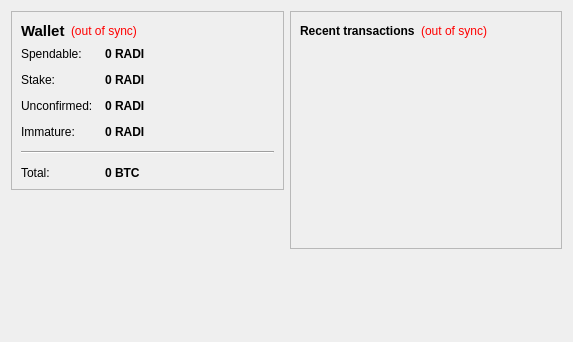
<?xml version="1.0" encoding="UTF-8"?>
<ui version="4.0">
 <class>OverviewPage</class>
 <widget class="QWidget" name="OverviewPage">
  <property name="geometry">
   <rect>
    <x>0</x>
    <y>0</y>
    <width>573</width>
    <height>342</height>
   </rect>
  </property>
  <property name="windowTitle">
   <string>Form</string>
  </property>
  <layout class="QHBoxLayout" name="horizontalLayout" stretch="1,1">
   <item>
    <layout class="QVBoxLayout" name="verticalLayout_2">
     <item>
      <widget class="QFrame" name="frame">
       <property name="frameShape">
        <enum>QFrame::StyledPanel</enum>
       </property>
       <property name="frameShadow">
        <enum>QFrame::Raised</enum>
       </property>
       <layout class="QVBoxLayout" name="verticalLayout_4">
        <item>
         <layout class="QHBoxLayout" name="horizontalLayout_4">
          <item>
           <widget class="QLabel" name="label_5">
            <property name="font">
             <font>
              <pointsize>11</pointsize>
              <weight>75</weight>
              <bold>true</bold>
             </font>
            </property>
            <property name="text">
             <string>Wallet</string>
            </property>
           </widget>
          </item>
          <item>
           <widget class="QLabel" name="labelWalletStatus">
            <property name="toolTip">
             <string>The displayed information may be out of date. Your wallet automatically synchronizes with the RADICAL network after a connection is established, but this process has not completed yet.</string>
            </property>
            <property name="styleSheet">
             <string notr="true">QLabel { color: red; }</string>
            </property>
            <property name="text">
             <string notr="true">(out of sync)</string>
            </property>
            <property name="alignment">
             <set>Qt::AlignLeading|Qt::AlignLeft|Qt::AlignVCenter</set>
            </property>
           </widget>
          </item>
          <item>
           <spacer name="horizontalSpacer_2">
            <property name="orientation">
             <enum>Qt::Horizontal</enum>
            </property>
            <property name="sizeHint" stdset="0">
             <size>
              <width>40</width>
              <height>20</height>
             </size>
            </property>
           </spacer>
          </item>
         </layout>
        </item>
        <item>
         <layout class="QFormLayout" name="formLayout_2">
          <property name="fieldGrowthPolicy">
           <enum>QFormLayout::AllNonFixedFieldsGrow</enum>
          </property>
          <property name="horizontalSpacing">
           <number>12</number>
          </property>
          <property name="verticalSpacing">
           <number>12</number>
          </property>
          <item row="0" column="0">
           <widget class="QLabel" name="label">
            <property name="text">
             <string>Spendable:</string>
            </property>
           </widget>
          </item>
          <item row="0" column="1">
           <widget class="QLabel" name="labelBalance">
            <property name="font">
             <font>
              <weight>75</weight>
              <bold>true</bold>
             </font>
            </property>
            <property name="cursor">
             <cursorShape>IBeamCursor</cursorShape>
            </property>
            <property name="toolTip">
             <string>Your current spendable balance</string>
            </property>
            <property name="text">
             <string notr="true">0 RADI</string>
            </property>
            <property name="textInteractionFlags">
             <set>Qt::LinksAccessibleByMouse|Qt::TextSelectableByKeyboard|Qt::TextSelectableByMouse</set>
            </property>
           </widget>
          </item>
          <item row="1" column="0">
           <widget class="QLabel" name="label_6">
            <property name="text">
             <string>Stake:</string>
            </property>
           </widget>
          </item>
          <item row="1" column="1">
           <widget class="QLabel" name="labelStake">
            <property name="font">
             <font>
              <weight>75</weight>
              <bold>true</bold>
             </font>
            </property>
            <property name="cursor">
             <cursorShape>IBeamCursor</cursorShape>
            </property>
            <property name="toolTip">
             <string>Total of coins that was staked, and do not yet count toward the current balance</string>
            </property>
            <property name="text">
             <string notr="true">0 RADI</string>
            </property>
            <property name="textInteractionFlags">
             <set>Qt::LinksAccessibleByMouse|Qt::TextSelectableByKeyboard|Qt::TextSelectableByMouse</set>
            </property>
           </widget>
          </item>
          <item row="2" column="0">
           <widget class="QLabel" name="label_3">
            <property name="text">
             <string>Unconfirmed:</string>
            </property>
           </widget>
          </item>
          <item row="2" column="1">
           <widget class="QLabel" name="labelUnconfirmed">
            <property name="font">
             <font>
              <weight>75</weight>
              <bold>true</bold>
             </font>
            </property>
            <property name="cursor">
             <cursorShape>IBeamCursor</cursorShape>
            </property>
            <property name="toolTip">
             <string>Total of transactions that have yet to be confirmed, and do not yet count toward the current balance</string>
            </property>
            <property name="text">
             <string notr="true">0 RADI</string>
            </property>
            <property name="textInteractionFlags">
             <set>Qt::LinksAccessibleByMouse|Qt::TextSelectableByKeyboard|Qt::TextSelectableByMouse</set>
            </property>
           </widget>
          </item>
          <item row="3" column="0">
           <widget class="QLabel" name="labelImmatureText">
            <property name="text">
             <string>Immature:</string>
            </property>
           </widget>
          </item>
          <item row="3" column="1">
           <widget class="QLabel" name="labelImmature">
            <property name="font">
             <font>
              <weight>75</weight>
              <bold>true</bold>
             </font>
            </property>
            <property name="toolTip">
             <string>Mined balance that has not yet matured</string>
            </property>
            <property name="text">
             <string notr="true">0 RADI</string>
            </property>
            <property name="textInteractionFlags">
             <set>Qt::LinksAccessibleByMouse|Qt::TextSelectableByKeyboard|Qt::TextSelectableByMouse</set>
            </property>
           </widget>
          </item>
          <item row="4" column="0" colspan="2">
           <widget class="Line" name="line">
            <property name="orientation">
             <enum>Qt::Horizontal</enum>
            </property>
           </widget>
          </item>
          <item row="5" column="0">
           <widget class="QLabel" name="labelTotalText">
            <property name="text">
             <string>Total:</string>
            </property>
           </widget>
          </item>
          <item row="5" column="1">
           <widget class="QLabel" name="labelTotal">
            <property name="font">
             <font>
              <weight>75</weight>
              <bold>true</bold>
             </font>
            </property>
            <property name="cursor">
             <cursorShape>IBeamCursor</cursorShape>
            </property>
            <property name="toolTip">
             <string>Your current total balance</string>
            </property>
            <property name="text">
             <string notr="true">0 BTC</string>
            </property>
            <property name="textInteractionFlags">
             <set>Qt::LinksAccessibleByMouse|Qt::TextSelectableByKeyboard|Qt::TextSelectableByMouse</set>
            </property>
           </widget>
          </item>
         </layout>
        </item>
       </layout>
      </widget>
     </item>
     <item>
      <spacer name="verticalSpacer_3">
       <property name="orientation">
        <enum>Qt::Vertical</enum>
       </property>
       <property name="sizeHint" stdset="0">
        <size>
         <width>20</width>
         <height>40</height>
        </size>
       </property>
      </spacer>
     </item>
     <item>
      <widget class="QLabel" name="label_2">
       <property name="text">
        <string/>
       </property>
       <property name="pixmap">
        <pixmap resource="../bitcoin.qrc">:/images/backg</pixmap>
       </property>
       <property name="scaledContents">
        <bool>false</bool>
       </property>
       <property name="alignment">
        <set>Qt::AlignCenter</set>
       </property>
      </widget>
     </item>
     <item>
      <spacer name="verticalSpacer">
       <property name="orientation">
        <enum>Qt::Vertical</enum>
       </property>
       <property name="sizeHint" stdset="0">
        <size>
         <width>20</width>
         <height>40</height>
        </size>
       </property>
      </spacer>
     </item>
    </layout>
   </item>
   <item>
    <layout class="QVBoxLayout" name="verticalLayout_3">
     <item>
      <widget class="QFrame" name="frame_2">
       <property name="frameShape">
        <enum>QFrame::StyledPanel</enum>
       </property>
       <property name="frameShadow">
        <enum>QFrame::Raised</enum>
       </property>
       <layout class="QVBoxLayout" name="verticalLayout">
        <item>
         <layout class="QHBoxLayout" name="horizontalLayout_2">
          <item>
           <widget class="QLabel" name="label_4">
            <property name="text">
             <string>&lt;b&gt;Recent transactions&lt;/b&gt;</string>
            </property>
           </widget>
          </item>
          <item>
           <widget class="QLabel" name="labelTransactionsStatus">
            <property name="toolTip">
             <string>The displayed information may be out of date. Your wallet automatically synchronizes with the RADICAL network after a connection is established, but this process has not completed yet.</string>
            </property>
            <property name="styleSheet">
             <string notr="true">QLabel { color: red; }</string>
            </property>
            <property name="text">
             <string notr="true">(out of sync)</string>
            </property>
            <property name="alignment">
             <set>Qt::AlignRight|Qt::AlignTrailing|Qt::AlignVCenter</set>
            </property>
           </widget>
          </item>
          <item>
           <spacer name="horizontalSpacer">
            <property name="orientation">
             <enum>Qt::Horizontal</enum>
            </property>
            <property name="sizeHint" stdset="0">
             <size>
              <width>40</width>
              <height>20</height>
             </size>
            </property>
           </spacer>
          </item>
         </layout>
        </item>
        <item>
         <widget class="QListView" name="listTransactions">
          <property name="styleSheet">
           <string notr="true">QListView { background: transparent; }</string>
          </property>
          <property name="frameShape">
           <enum>QFrame::NoFrame</enum>
          </property>
          <property name="verticalScrollBarPolicy">
           <enum>Qt::ScrollBarAlwaysOff</enum>
          </property>
          <property name="horizontalScrollBarPolicy">
           <enum>Qt::ScrollBarAlwaysOff</enum>
          </property>
          <property name="selectionMode">
           <enum>QAbstractItemView::NoSelection</enum>
          </property>
         </widget>
        </item>
       </layout>
      </widget>
     </item>
     <item>
      <spacer name="verticalSpacer_2">
       <property name="orientation">
        <enum>Qt::Vertical</enum>
       </property>
       <property name="sizeHint" stdset="0">
        <size>
         <width>20</width>
         <height>40</height>
        </size>
       </property>
      </spacer>
     </item>
    </layout>
   </item>
  </layout>
 </widget>
 <resources>
  <include location="../bitcoin.qrc"/>
 </resources>
 <connections/>
</ui>
